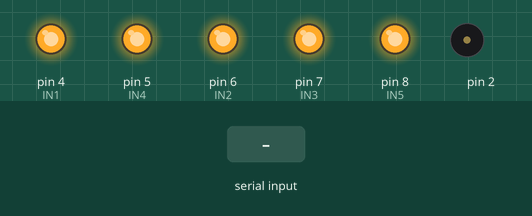
This sketch was run on a simulated Arduino Uno, built with avr-gcc and run on an emulated ATmega328P. Shown: output pins drawn as LEDs (lit = HIGH), buzzer (waves = sounding). The inputs (shaded band) are chosen by the test bench. What the sketch prints to the serial monitor is not drawn.

Above: at 1.2 s.
1.3 s: "1\n" received over Serial
At 1.5 s:
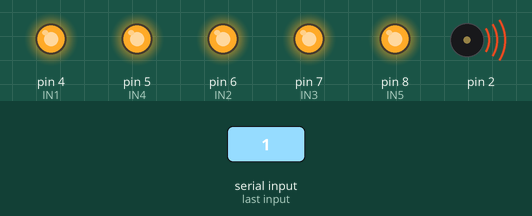
3.2 s: "4\n" received over Serial
At 4.5 s:
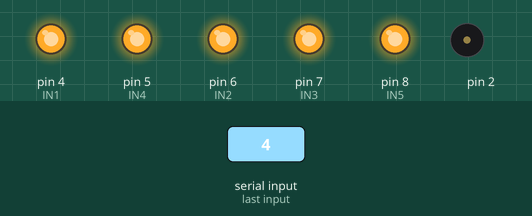
4.8 s: "6\n" received over Serial
At 5.9 s:
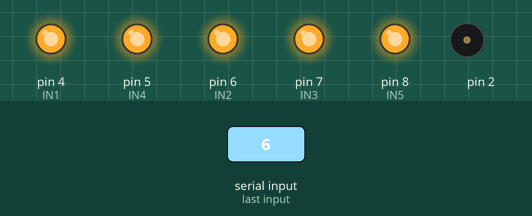
6.4 s: "5\n" received over Serial
At 7.2 s:
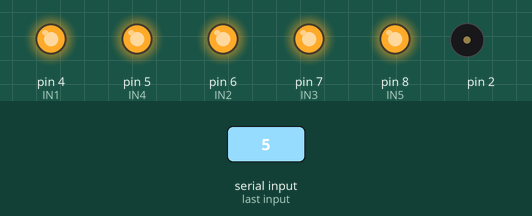
Timing chart, 0 to 9.0 s (numbered marks = the images above; inputs shaded):
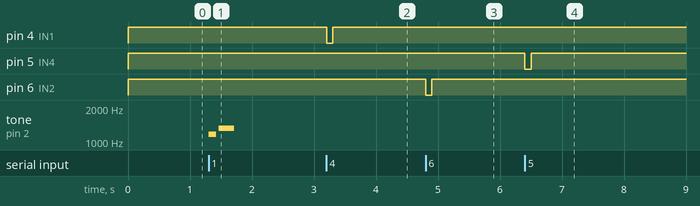

Measured:
- after the input at 1.3 s, tone on pin 2: silent → 1175 Hz at once, → silent 0.13 s later, → 1319 Hz 0.04 s later, → silent 0.25 s later
- after the input at 3.2 s, pin 4 (IN1): HIGH → LOW at once, → HIGH 0.10 s later
- after the input at 4.8 s, pin 6 (IN2): HIGH → LOW at once, → HIGH 0.10 s later
- after the input at 6.4 s, pin 5 (IN4): HIGH → LOW at once, → HIGH 0.10 s later

The sketch:

new2.ino
```cpp
//新的
#include "pitches.h"  //載入音調和頻率的對照檔

const byte IN1 = 4; //開啟
const byte IN2 = 6; //加速
const byte IN3 = 7; //定時
const byte IN4 = 5; //擺頭
const byte IN5 = 8; //模式

int speed = 177;
int isHello = 0; //1=hello
int isopen = 0;

// 旋律
int melody[] = {
  NOTE_D6,NOTE_E6
};

// 每個音的的拍子，4：4分音符，8：8分音符
int noteDurations[] = {
  8,4
};

unsigned long startTime;

void setup() {
  Serial.begin(9600);
  pinMode(IN1, OUTPUT);
  pinMode(IN2, OUTPUT);
  pinMode(IN3, OUTPUT);
  pinMode(IN4, OUTPUT);
  pinMode(IN5, OUTPUT);
  digitalWrite(IN1, HIGH);
  digitalWrite(IN2, HIGH);
  digitalWrite(IN3, HIGH);
  digitalWrite(IN4, HIGH);
  digitalWrite(IN5, HIGH);
}

//開啟
void open(){
  if(!isopen){
    isopen = 1;
    digitalWrite(IN1, LOW);
    delay(100);
    digitalWrite(IN1, HIGH);
  }
}

//加速
void accelerate(){
  if(isopen){
    digitalWrite(IN2, LOW);
    delay(100);
    digitalWrite(IN2, HIGH);
  }
}

//定時
void settime(){
  if(isopen){
    digitalWrite(IN3, LOW);
    delay(100);
    digitalWrite(IN3, HIGH);
  }
}

//擺頭
void turn(){
  if(isopen){
    digitalWrite(IN4, LOW);
    delay(100);
    digitalWrite(IN4, HIGH);
  }
}

void mode(){
  if(isopen){
    digitalWrite(IN5, LOW);
    delay(100);
    digitalWrite(IN5, HIGH);
  }
}

//關閉
void close(){
  if(isopen){
    isopen = 0;
    digitalWrite(IN1, LOW);
    delay(100);
    digitalWrite(IN1, HIGH);
  }
}


void helloVoice(){
  pinMode(2, OUTPUT);
  for (int thisNote = 0; thisNote < 2; thisNote++) {
    //計算每個音的長度，4分音符： 1000 / 4，8分音符：1000/8
    int noteDuration = 1000 / noteDurations[thisNote];
    tone(2, melody[thisNote], noteDuration);   //tone(PIN腳,音調,拍子)

    // 每個音之間要停一小段時間，範例是建議拍子的長度加30%
    int pauseBetweenNotes = noteDuration * 1.30;
    delay(pauseBetweenNotes);

    noTone(2);  // 停止播放
   }
   pinMode(2, INPUT);

}


void loop() {

  int countdown = 30;
  if (Serial.available()) {
    int number;
    if(isHello == 0){
      number = Serial.parseInt();
      if(number == 1){
        isHello = 1;
        helloVoice();
      }
    }
    if(isHello == 1){
      startTime = millis(); // 設定起始時間為目前的時間
      while(countdown > 0){ // 當倒數計時器仍然大於0時
        unsigned long currentTime = millis(); // 讀取目前時間
        if (currentTime - startTime >= 1000) { // 每經過1秒
          Serial.println(countdown); // 輸出倒數計時器的數值到序列埠
          countdown--; // 將倒數計時器減1
          startTime = currentTime; // 更新起始時間
        }
        int number = Serial.parseInt();
        switch(number){
          case 1: //哈囉
            helloVoice();
            countdown = 30;
            Serial.print("Received number: ");
            Serial.println(number);
            break;

          case 4: //開啟
            open();
            countdown = 30;
            Serial.print("Received number: ");
            Serial.println(number);
            break;

          case 9: //關閉
            close();
            countdown = 30;
            Serial.print("Received number: ");
            Serial.println(number);
            break;

          case 6: //加速
            accelerate();
            countdown = 30;
            Serial.print("Received number: ");
            Serial.println(number);
            break;

          case 7: //計時
            settime();
            countdown = 30;
            Serial.print("Received number: ");
            Serial.println(number);
            break;

          case 5: //擺頭
            turn();
            countdown = 30;
            Serial.print("Received number: ");
            Serial.println(number);
            break;

          case 8: //模式
            mode();
            countdown = 30;
            Serial.print("Received number: ");
            Serial.println(number);
            break;

          default:
            Serial.print("進入default");
            break;
        }
      }
      Serial.println("倒數結束");
      isHello == 0;
    }

  }


}
```

pitches.h
```cpp
/*************************************************
   Public Constants
 *************************************************/

#define NOTE_B0  31
#define NOTE_C1  33
#define NOTE_CS1 35
#define NOTE_D1  37
#define NOTE_DS1 39
#define NOTE_E1  41
#define NOTE_F1  44
#define NOTE_FS1 46
#define NOTE_G1  49
#define NOTE_GS1 52
#define NOTE_A1  55
#define NOTE_AS1 58
#define NOTE_B1  62
#define NOTE_C2  65
#define NOTE_CS2 69
#define NOTE_D2  73
#define NOTE_DS2 78
#define NOTE_E2  82
#define NOTE_F2  87
#define NOTE_FS2 93
#define NOTE_G2  98
#define NOTE_GS2 104
#define NOTE_A2  110
#define NOTE_AS2 117
#define NOTE_B2  123
#define NOTE_C3  131
#define NOTE_CS3 139
#define NOTE_D3  147
#define NOTE_DS3 156
#define NOTE_E3  165
#define NOTE_F3  175
#define NOTE_FS3 185
#define NOTE_G3  196
#define NOTE_GS3 208
#define NOTE_A3  220
#define NOTE_AS3 233
#define NOTE_B3  247
#define NOTE_C4  262
#define NOTE_CS4 277
#define NOTE_D4  294
#define NOTE_DS4 311
#define NOTE_E4  330
#define NOTE_F4  349
#define NOTE_FS4 370
#define NOTE_G4  392
#define NOTE_GS4 415
#define NOTE_A4  440
#define NOTE_AS4 466
#define NOTE_B4  494
#define NOTE_C5  523
#define NOTE_CS5 554
#define NOTE_D5  587
#define NOTE_DS5 622
#define NOTE_E5  659
#define NOTE_F5  698
#define NOTE_FS5 740
#define NOTE_G5  784
#define NOTE_GS5 831
#define NOTE_A5  880
#define NOTE_AS5 932
#define NOTE_B5  988
#define NOTE_C6  1047
#define NOTE_CS6 1109
#define NOTE_D6  1175
#define NOTE_DS6 1245
#define NOTE_E6  1319
#define NOTE_F6  1397
#define NOTE_FS6 1480
#define NOTE_G6  1568
#define NOTE_GS6 1661
#define NOTE_A6  1760
#define NOTE_AS6 1865
#define NOTE_B6  1976
#define NOTE_C7  2093
#define NOTE_CS7 2217
#define NOTE_D7  2349
#define NOTE_DS7 2489
#define NOTE_E7  2637
#define NOTE_F7  2794
#define NOTE_FS7 2960
#define NOTE_G7  3136
#define NOTE_GS7 3322
#define NOTE_A7  3520
#define NOTE_AS7 3729
#define NOTE_B7  3951
#define NOTE_C8  4186
#define NOTE_CS8 4435
#define NOTE_D8  4699
#define NOTE_DS8 4978
```
